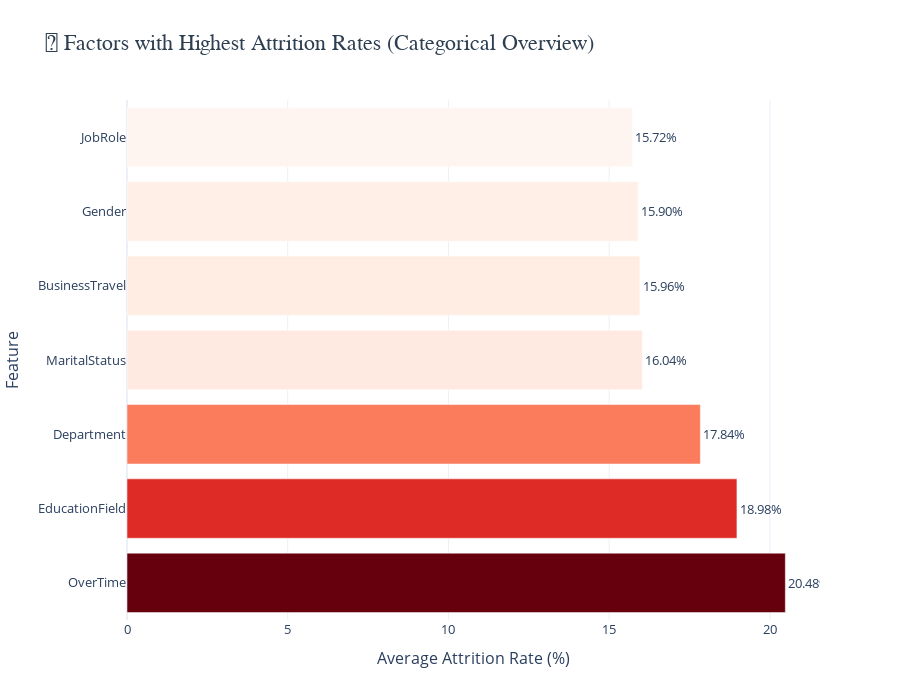

The cell this chart's notebook holds for it:
### Code cell
df['Attrition'] = df['Attrition'].map({'Yes': 1, 'No': 0})

categorical_cols = df.select_dtypes('object').columns.tolist()
categorical_cols = [col for col in categorical_cols if col not in ['Over18', 'EmployeeCount', 'StandardHours', 'EmployeeNumber']]

results = []
for col in categorical_cols:
    temp = df.groupby(col)['Attrition'].mean().reset_index()
    temp['AttritionRate(%)'] = temp['Attrition'] * 100
    temp['Feature'] = col
    results.append(temp)

summary = pd.concat(results, ignore_index=True)

feature_importance = summary.groupby("Feature")['AttritionRate(%)'].mean().reset_index()
feature_importance = feature_importance.sort_values(by='AttritionRate(%)', ascending=False)


fig = px.bar(
    feature_importance,
    x='AttritionRate(%)',
    y='Feature',
    orientation='h',
    color='AttritionRate(%)',
    color_continuous_scale='Reds',
    text=feature_importance['AttritionRate(%)'].apply(lambda x: f"{x:.2f}%"),
    title='💼 Factors with Highest Attrition Rates (Categorical Overview)'
)

fig.update_traces(textposition='outside')
fig.update_layout(
    template='plotly_white',
    xaxis_title='Average Attrition Rate (%)',
    yaxis_title='Feature',
    font=dict(size=13),
    height=700,
    title_font=dict(size=22, color='#2C3E50', family='Arial Black'),
    coloraxis_showscale=False
)

fig.show()

### Figure 1 — Plotly figure (JSON) as saved in the notebook; plotly's stock layout.template omitted (floating-point values rounded to 4 significant figures)
{"data": [{"hovertemplate": "AttritionRate(%)=%{marker.color}<br>Feature=%{y}<br>text=%{text}<extra></extra>", "legendgroup": "", "marker": {"color": [20.48, 18.98, 17.84, 16.04, 15.96, 15.9, 15.72], "coloraxis": "coloraxis", "pattern": {"shape": ""}}, "name": "", "orientation": "h", "showlegend": false, "text": ["20.48%", "18.98%", "17.84%", "16.04%", "15.96%", "15.90%", "15.72%"], "textposition": "outside", "type": "bar", "x": [20.48, 18.98, 17.84, 16.04, 15.96, 15.9, 15.72], "xaxis": "x", "y": ["OverTime", "EducationField", "Department", "MaritalStatus", "BusinessTravel", "Gender", "JobRole"], "yaxis": "y"}], "layout": {"barmode": "relative", "coloraxis": {"colorbar": {"title": {"text": "AttritionRate(%)"}}, "colorscale": [[0, "rgb(255,245,240)"], [0.125, "rgb(254,224,210)"], [0.25, "rgb(252,187,161)"], [0.375, "rgb(252,146,114)"], [0.5, "rgb(251,106,74)"], [0.625, "rgb(239,59,44)"], [0.75, "rgb(203,24,29)"], [0.875, "rgb(165,15,21)"], [1, "rgb(103,0,13)"]], "showscale": false}, "font": {"size": 13}, "height": 700, "legend": {"tracegroupgap": 0}, "title": {"font": {"color": "#2C3E50", "family": "Arial Black", "size": 22}, "text": "💼 Factors with Highest Attrition Rates (Categorical Overview)"}, "xaxis": {"anchor": "y", "domain": [0, 1], "title": {"text": "Average Attrition Rate (%)"}}, "yaxis": {"anchor": "x", "domain": [0, 1], "title": {"text": "Feature"}}}}
